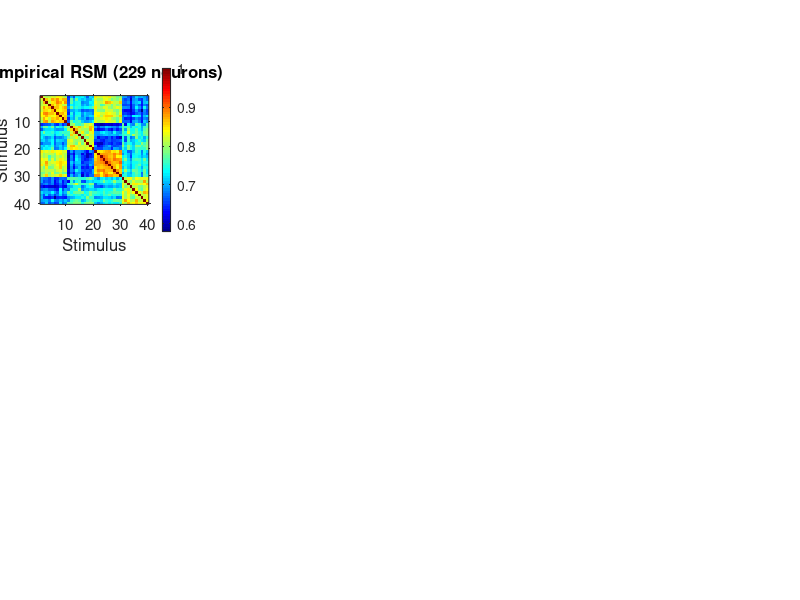

Source code (MATLAB): (Note: this script raises an error after producing the figure.)
% ======================================================================
% Fig2. Code for:
%   "Prefrontal feedback is associated with expectation-dependent
%    adaptation in inferotemporal cortex"
%   Shafiei et.al. Communications Biology (under revision).
%
% This script is part of the analysis code for the paper above. We
% recorded single units and field potentials from macaque IT and vlPFC
% while monkeys viewed pairs of images in blocks with different
% repetition probabilities.
%
% The scripts were written in MATLAB R2022a. Analysis scripts compute the
% numbers and save them as .mat files; plot scripts only draw from those
% files.

% ======================================================================

% Figure 2: representational similarity analysis (RSA) of IT and vlPFC.

%   A  IT: the representational similarity matrix (RSM), the two model
%      RSMs, and the partial correlations between the RSM and the models
%   B  IT: hierarchical clustering of the RSM
%   C, D  the same for vlPFC
%
% Bars show the partial Spearman correlation of the RSM with the block
% model (category partialled out) and with the category model (block
% partialled out). Error bars are the SD of the hierarchical bootstrap
% (sessions within monkey, then neurons within session); the dots are the
% individual bootstrap draws. Stars above the bars mark the permutation
% p-value (the permutations keep the factorial design); the bracket marks the
% two-sided bootstrap p of the difference between the two correlations.
%
% Input:  fig2_data.mat (variables F and areas)
% Output: the figure window

clc; clear; close all;
load('fig2_data.mat', 'F', 'areas');

%% Model RSMs (1 = same block / same category)
% Stimuli 1-20 were shown in the repeating block, 21-40 in the alternating
% block; within each block the first 10 are faces and the last 10 houses.
blkLab = [ones(20, 1); 2 * ones(20, 1)];
catLab = [ones(10, 1); 2 * ones(10, 1)];
catLab = [catLab; catLab];
model_blk = double(blkLab == blkLab');
model_cat = double(catLab == catLab');

%% Figure
figure('Color', 'w', 'Position', [40 40 1700 850]);
letters = {'A', 'B'; 'C', 'D'};

for a = 1:numel(areas)
    r = F{a};
    base = 0.5 * (numel(areas) - a);        % bottom of this row, in normalised units

    % Empirical RSM
    axes('Position', [0.05, base + 0.08, 0.17, 0.34]);
    imagesc(r.rsm);
    title(sprintf('%s: empirical RSM (%d neurons)', areas{a}, r.nN), 'FontSize', 12);
    xlabel('Stimulus');  ylabel('Stimulus');
    axis square;  colormap(gca, jet);  colorbar;
    set(gca, 'TickDir', 'out', 'FontSize', 11);

    % Model RSMs
    model_axes([0.29, base + 0.27, 0.09, 0.18], model_blk, 'Block model');
    model_axes([0.29, base + 0.04, 0.09, 0.18], model_cat, 'Category model');

    % Partial correlations with the two models
    axes('Position', [0.45, base + 0.08, 0.12, 0.34]);  hold on;
    top = 0;
    for s = 1:2
        bar(s, r.obs(s), 0.6, 'FaceColor', [0.55 0.55 0.55], 'EdgeColor', 'none');
        % dots: the individual hierarchical-bootstrap draws (jittered horizontally)
        bd = r.boot(isfinite(r.boot(:, s)), s);
        jit = (rand(numel(bd), 1) - 0.5) * 0.4;
        scatter(s + jit, bd, 6, 'k', 'filled', 'MarkerFaceAlpha', 0.15, 'MarkerEdgeColor', 'none');
        errorbar(s, r.obs(s), r.sd(s), 'k', 'LineStyle', 'none', 'CapSize', 6, 'LineWidth', 1.5);
        text(s, max(bd) + 0.03, stars_of(r.p(s)), 'HorizontalAlignment', 'center', 'FontSize', 13);
        top = max(top, max(bd));
    end
    % context vs category: two-sided bootstrap p of the difference between the two partial correlations
    yb = top + 0.10;
    plot([1 1 2 2], [yb - 0.02, yb, yb, yb - 0.02], 'k', 'LineWidth', 1);
    text(1.5, yb + 0.01, stars_of(r.p_diff), 'HorizontalAlignment', 'center', 'FontSize', 13);
    set(gca, 'XTick', 1:2, 'XTickLabel', {'Block', 'Category'}, 'YTick', 0:0.2:1);
    xlim([0.4 2.6]);  ylim([0 max(1.1, yb + 0.12)]);
    ylabel('Partial Spearman correlation');
    box off;  set(gca, 'TickDir', 'out', 'FontSize', 11);

    % Dendrogram
    axes('Position', [0.64, base + 0.08, 0.34, 0.34]);
    dendrogram(r.Z, 0);
    title('Hierarchical clustering (average linkage)', 'FontSize', 12);
    set(gca, 'TickDir', 'out', 'FontSize', 10);

    % Panel letters
    annotation('textbox', [0.01, base + 0.44, 0.03, 0.04], 'String', letters{a, 1}, ...
        'EdgeColor', 'none', 'FontSize', 18, 'FontWeight', 'bold');
    annotation('textbox', [0.60, base + 0.44, 0.03, 0.04], 'String', letters{a, 2}, ...
        'EdgeColor', 'none', 'FontSize', 18, 'FontWeight', 'bold');
end

%% ======================================================================
% Local functions

function model_axes(pos, M, ttl)
% Draw one model RSM as a small black-and-white matrix.
axes('Position', pos);
imagesc(M);
title(ttl, 'FontSize', 11);
axis square;  colormap(gca, flipud(gray(256)));
set(gca, 'XTick', [], 'YTick', []);
end

function s = stars_of(p)
% Significance label for a p-value (n.s. if p >= 0.05).
if p < 0.001, s = '***';
elseif p < 0.01, s = '**';
elseif p < 0.05, s = '*';
else, s = 'n.s.';
end
end
